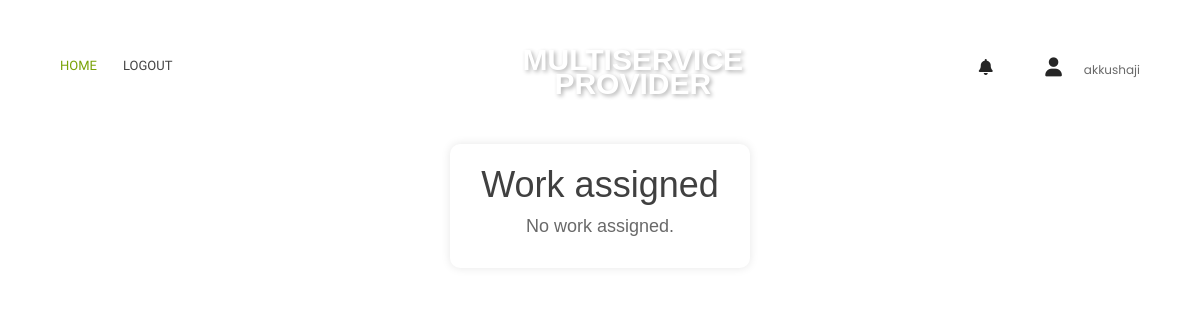
/assignedwork/ (signed in), run on an earlier commit of the app's database.
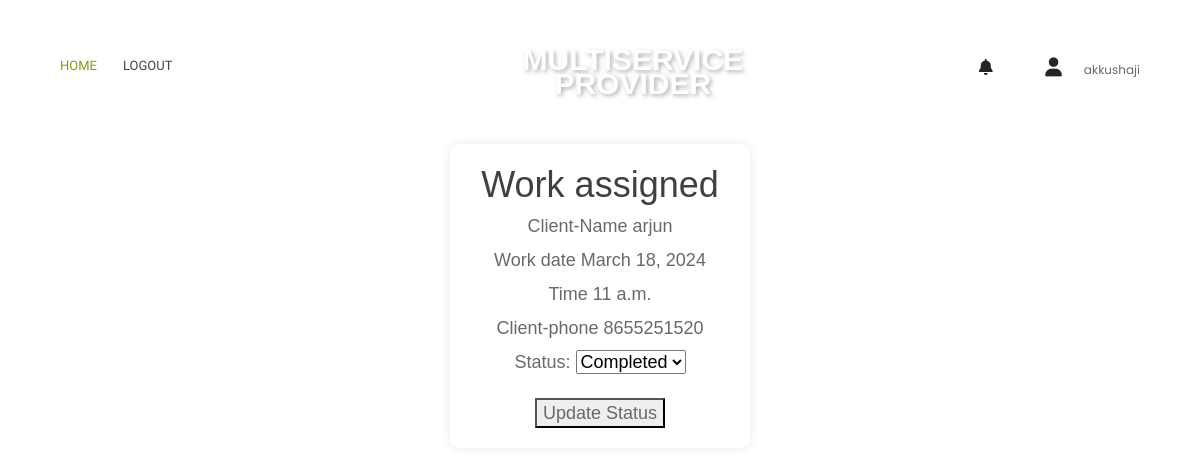
And on a later commit of the database.
### app1/models.py (models this page shows)
class Service(models.Model):
    ASSIGNED = 'assigned'
    UNDERPROGRESS = 'underprogress'
    COMPLETED = 'completed'
    CANCELED = 'canceled'
    REPORTGIVEN = 'reportgiven'
    REPORTVERIFIED = 'reportverified'
    REQUESTED = 'requested'
    IN_PROGRESS = 'in_progress'
    COMPLETED = 'completed'
    CANCELED = 'canceled'
    STATUS_CHOICES = [
        (ASSIGNED, 'Assigned'),
        (UNDERPROGRESS, 'Underprogress'),
        (COMPLETED, 'Completed'),
        (CANCELED, 'Canceled'),
        (REPORTGIVEN, 'Report Given'),
        (REPORTVERIFIED, 'Report Verified'),
    ]
    PAYMENT_STATUS_CHOICES = [
        (REQUESTED, 'Requested'),
        (IN_PROGRESS, 'In Progress'),
        (COMPLETED, 'Completed'),
    ]
    serviceid = models.AutoField(primary_key=True)  # New field as primary key and autoincrement
    bookingid = models.ForeignKey('ClientBooking', on_delete=models.CASCADE)  # Foreign key to ClientBooking model
    clientid = models.ForeignKey('Client', on_delete=models.CASCADE)
    district = models.TextField(max_length=100)
    branchid = models.ForeignKey('Branch', on_delete=models.CASCADE)
    workerid = models.ManyToManyField('Worker')
    date = models.DateField()
    time = models.TimeField()
    status = models.CharField(max_length=15, choices=STATUS_CHOICES, default=ASSIGNED)
    rating = models.IntegerField(blank=True, null=True)  # Field to store the rating
    review = models.TextField(blank=True, null=True)
    paymentstatus = models.CharField(max_length=15, choices=PAYMENT_STATUS_CHOICES, default=REQUESTED)

class ClientBooking(models.Model):
    PENDING = 'pending'
    APPROVED = 'approved'
    CANCELED = 'canceled'
    COMPLETED = 'completed'
    STATUS_CHOICES = [
        (PENDING, 'Pending'),
        (APPROVED, 'Approved'),
        (CANCELED, 'Canceled'),
        (COMPLETED, 'Completed'),
    ]
    bookingid = models.AutoField(primary_key=True)
    clientid = models.ForeignKey('Client', on_delete=models.CASCADE)
    district = models.TextField(max_length=100)
    branchid = models.ForeignKey('Branch', on_delete=models.CASCADE)
    name = models.CharField(max_length=255)
    phone = models.CharField(max_length=15)
    date = models.DateField()
    time = models.TimeField()
    status = models.CharField(max_length=10, choices=STATUS_CHOICES, default=PENDING)

### app1/views.py (the view)
# urls.py: path('assignedwork/', views.assignedwork, name='assignedwork'),
@login_required
def assignedwork(request):
    worker_id = request.user.userid
    assigned_work = Service.objects.filter(
        workerid=worker_id
    ).exclude(
        status__iexact='COMPLETED'
    ).exclude(
        status__iexact='CANCELED'
    )
    return render(request, 'update_status.html', {'assigned_work': assigned_work})

### app1/templates/update_status.html (shortened to what this page needs)
{% load static %}
<!doctype html>
<html class="no-js" lang="en">
<head>
        <link rel="stylesheet" href="{% static 'userassets/css/bootstrap.min.css' %}">
        <link rel="stylesheet" href="{% static 'userassets/css/font-awesome.min.css' %}">
        <link rel="stylesheet" href="{% static 'userassets/css/ie7.css' %}">
        <link rel="stylesheet" href="{% static 'userassets/css/plugins.css' %}">
        <link rel="stylesheet" href="{% static 'userassets/css/style.css' %}">
    </head>
    <link rel="stylesheet" href="https://cdnjs.cloudflare.com/ajax/libs/font-awesome/6.0.0/css/all.min.css" />
    <body>
        <header class="header-area header-sticky">
            <div class="header-container">
                <div class="row">
                    <div class="col-lg-5 display-none-md display-none-xs">
                        <div class="ht-main-menu">
                            <nav>
                                <ul>
                                    <li class="active"><a href="{% url 'workerpage' %}">HOME </a>
                                    </li>
                                    <li><a href="{% url 'user_logout' %}">Logout</a></li>
                                </ul>
                            </nav>
                        </div>
                    </div>
                    <div class="col-lg-2 col-sm-4">
                        <div class="logo text-center">
                            <a href="" class="logo-text">MULTISERVICE <span class="provider-text" style="padding-top: 30px;">PROVIDER</span></a>
                        </div>
                    </div>
                    <div class="col-lg-5 col-sm-8">
                        <div class="header-content d-flex justify-content-end">
                            <div class="settings-wrapper">
                                <a href="#"><i class="fas fa-bell"></i></a>
                            </div>
                            <div class="cart-wrapper">
                                <a href="#"><i class="fas fa-user"></i></a>
                                <span>{{request.user}}</span>
                            </div>
                        </div>
                    </div>
                </div>
            </div>
        </header>
                            <br> <br> <br> <br> <br> <br>
                            <div class="booking-box">
                                <ul>
                                    <h1>Work assigned</h1>
                                    {% for work in assigned_work %}
                                        <li>Client-Name {{ work.bookingid.name }}</li>
                                        <li>Work date {{ work.bookingid.date }}</li>
                                        <li>Time {{ work.bookingid.time }}</li>
                                        <li>Client-phone {{ work.bookingid.phone }}</li>
                                        <form method="post" action="{% url 'update_status' %}">
                                            <label for="status">Status:</label>
                                            <select name="status" id="status">
                                                <option value="Completed">Completed</option>
                                            </select><br>
                                            <br><button type="submit">Update Status</button>
                                        </form>
                                    {% empty %}
                                        <li>No work assigned.</li>
                                    {% endfor %}
                                </ul>
                            </div>
    </body>
</html>

What changed in the data, as far as the page shows it:
added Service: bookingid.name "arjun", bookingid "March 18, 2024", bookingid.time "11 a.m.", bookingid.phone "8655251520"
Also different on the page:
text no longer shown: "No work assigned."
